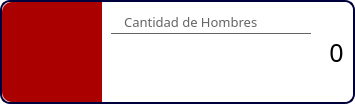
                        <widget class="QFrame" name="frame_cant_hombres">
                         <property name="minimumSize">
                          <size>
                           <width>0</width>
                           <height>104</height>
                          </size>
                         </property>
                         <property name="maximumSize">
                          <size>
                           <width>16777215</width>
                           <height>104</height>
                          </size>
                         </property>
                         <property name="styleSheet">
                          <string notr="true">background-color: rgb(255, 255, 255);
border: 2px solid rgb(0, 0, 61);
border-radius: 10px;</string>
                         </property>
                         <property name="frameShape">
                          <enum>QFrame::StyledPanel</enum>
                         </property>
                         <property name="frameShadow">
                          <enum>QFrame::Raised</enum>
                         </property>
                         <layout class="QHBoxLayout" name="horizontalLayout_43">
                          <property name="spacing">
                           <number>0</number>
                          </property>
                          <property name="leftMargin">
                           <number>0</number>
                          </property>
                          <property name="topMargin">
                           <number>0</number>
                          </property>
                          <property name="rightMargin">
                           <number>0</number>
                          </property>
                          <property name="bottomMargin">
                           <number>0</number>
                          </property>
                          <item>
                           <widget class="QLabel" name="label_cant_hombres_icono">
                            <property name="minimumSize">
                             <size>
                              <width>100</width>
                              <height>100</height>
                             </size>
                            </property>
                            <property name="maximumSize">
                             <size>
                              <width>100</width>
                              <height>100</height>
                             </size>
                            </property>
                            <property name="font">
                             <font>
                              <family>Circular Std</family>
                              <pointsize>10</pointsize>
                             </font>
                            </property>
                            <property name="styleSheet">
                             <string notr="true">border: none;
border-radius: 0px;
border-top-left-radius: 10px;
border-bottom-left-radius: 10px;
background-color: rgb(170, 0, 0);
padding: 10px;</string>
                            </property>
                            <property name="text">
                             <string/>
                            </property>
                            <property name="pixmap">
                             <pixmap>:/icons/men.png</pixmap>
                            </property>
                            <property name="scaledContents">
                             <bool>false</bool>
                            </property>
                            <property name="alignment">
                             <set>Qt::AlignCenter</set>
                            </property>
                           </widget>
                          </item>
                          <item alignment="Qt::AlignTop">
                           <widget class="QFrame" name="frame_cant_hombres_titulo">
                            <property name="styleSheet">
                             <string notr="true">border: none;</string>
                            </property>
                            <property name="frameShape">
                             <enum>QFrame::StyledPanel</enum>
                            </property>
                            <property name="frameShadow">
                             <enum>QFrame::Raised</enum>
                            </property>
                            <layout class="QVBoxLayout" name="verticalLayout_66">
                             <item>
                              <widget class="QLabel" name="label_cant_hombres_titulo">
                               <property name="minimumSize">
                                <size>
                                 <width>200</width>
                                 <height>23</height>
                                </size>
                               </property>
                               <property name="maximumSize">
                                <size>
                                 <width>200</width>
                                 <height>23</height>
                                </size>
                               </property>
                               <property name="font">
                                <font>
                                 <family>Circular Std</family>
                                 <pointsize>10</pointsize>
                                </font>
                               </property>
                               <property name="styleSheet">
                                <string notr="true">border: none;
border-radius: none;
border-bottom: 1px solid rgb(100, 100, 100);
color: rgb(100, 100, 100);</string>
                               </property>
                               <property name="text">
                                <string>   Cantidad de Hombres</string>
                               </property>
                              </widget>
                             </item>
                            </layout>
                           </widget>
                          </item>
                          <item>
                           <widget class="QFrame" name="frame_cant_hombres_num">
                            <property name="styleSheet">
                             <string notr="true">border: none;</string>
                            </property>
                            <property name="frameShape">
                             <enum>QFrame::StyledPanel</enum>
                            </property>
                            <property name="frameShadow">
                             <enum>QFrame::Raised</enum>
                            </property>
                            <layout class="QVBoxLayout" name="verticalLayout_65">
                             <item>
                              <widget class="QLabel" name="lbl_cant_hombres">
                               <property name="minimumSize">
                                <size>
                                 <width>0</width>
                                 <height>30</height>
                                </size>
                               </property>
                               <property name="maximumSize">
                                <size>
                                 <width>16777215</width>
                                 <height>30</height>
                                </size>
                               </property>
                               <property name="font">
                                <font>
                                 <family>Circular Std</family>
                                 <pointsize>19</pointsize>
                                </font>
                               </property>
                               <property name="styleSheet">
                                <string notr="true">border: none;</string>
                               </property>
                               <property name="text">
                                <string>0</string>
                               </property>
                               <property name="alignment">
                                <set>Qt::AlignCenter</set>
                               </property>
                              </widget>
                             </item>
                            </layout>
                           </widget>
                          </item>
                         </layout>
                        </widget>
